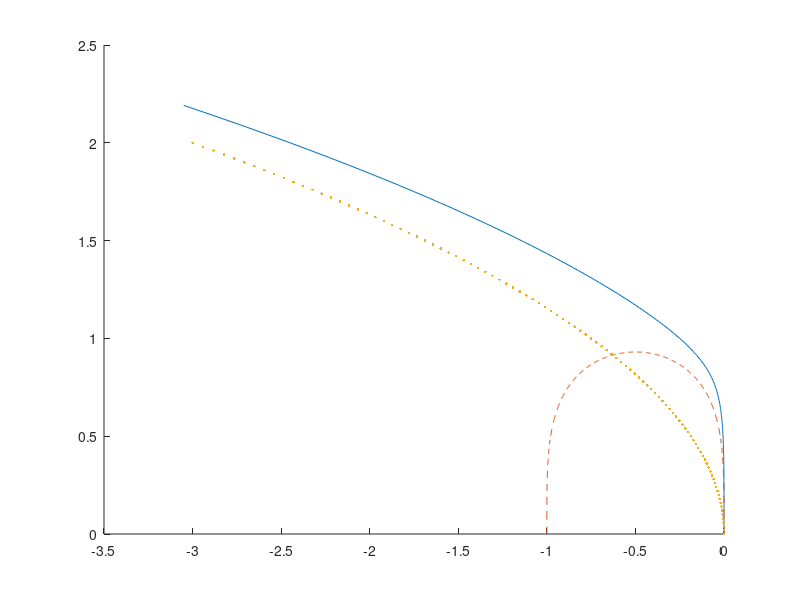

Source code (MATLAB):
% Stability domain of Adams-Bashforth-Crank-Nicolson scheme

% Copyright 2001 P. Wesseling
% This program and its subprograms may be freely used, modified and distributed
% under the GNU General Public License: http://www.gnu.org/copyleft/gpl.html

% Theory is given in Section 5.8 of
% 	P. Wesseling: Principles of Computational Fluid Dynamics
% 	Springer, Heidelberg, 2000 ISBN 3-5453-0. XII, 642 pp.
% See http://ta.twi.tudelft.nl/nw/users/wesseling/cfdbook.html

% This program generates Fig. 5.6  in the book

figure(1), clf, hold on

		% Plot of stability domain
theta = 0:0.005:0.8; theta = theta*pi; c = (2-cos(theta)).*(1+cos(theta));
a = 0.5*(1-cos(theta)).^2./c; b = - 2*sin(theta)./c; z = -(a+i*b); plot(z)

		% Plot of oval
a = 0.5; b = 0.75^0.25; theta = 0:0.002:1; theta = theta*pi;
z =  - a*(1-cos(theta)) + i*b*(sin(theta)).^0.5; plot(z,'--')

		% Plot of parabola
yy = 0:0.02:2; par = -0.75*(yy).^2; plot(par,yy,'.')
